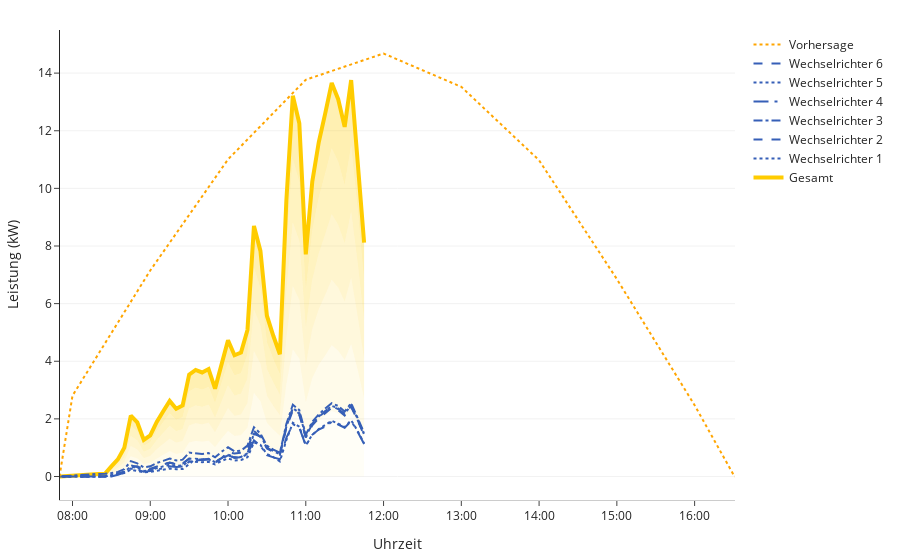

Notebook code cell kept with this figure:
### Code cell
from datetime import date
import pandas as pd
import polars as pl
import numpy as np
import plotly.graph_objects as go
import pvlib
import pytz

from backend_leistung import get_day_and_update
# ------------------------------------------
# CONFIG / PARAMETER
# ------------------------------------------
LAT, LON, TZ = 48.39, 9.36, "Europe/Berlin"
ALTITUDE = 411
STANDORT = "muensingen"
FILE_PATH = "app/data/leistung.parquet"

TILT = 30.0                # PV-Modul Neigung (°)
AZIMUTH =155.0             # PV-Ausrichtung (°) – 180 = Süden

# Farben / Styling
BASE_COLOR = "#FFCC00"
NUM_LAYERS = 6
ALPHAS = np.linspace(0.03, 0.30, NUM_LAYERS)
WR_DASH = ['dot', 'dash', 'dashdot', 'longdashdot', 'dot', 'dash', 'dashdot']

# ------------------------------------------
# FUNKTIONEN
# ------------------------------------------
def load_pv_data(file_path: str, standort: str, datum: date):
    """Lade PV-Leistungsdaten aus Parquet-Datei und aggregiere Gesamtleistung."""
   # df_polars = pl.scan_parquet(file_path)
    df_polars = pl.LazyFrame(get_day_and_update(standort,datum))
    # Gesamtleistung je Zeitpunkt
    leistung_gesamt = (
        df_polars
        .filter(
            (pl.col("standort").str.to_lowercase() == standort.lower()) &
            (pl.col("Datetime").dt.date() == datum) &
            (pl.col("string") == -1) &
            (pl.col("sensor") == "P")
        )
        .group_by("Datetime")
        .agg(pl.col("value").sum().alias("P_gesamt"))
        .sort("Datetime")
        .collect(engine="streaming")
        .to_pandas()
    )
    
    # Einzel-WR-Leistung
    leistung_wr = (
        df_polars
        .filter(
            (pl.col("standort").str.to_lowercase() == standort.lower()) &
            (pl.col("Datetime").dt.date() == datum) &
            (pl.col("string") == -1) &
            (pl.col("sensor") == "P")
        )
        .sort("Datetime")
        .collect(engine="streaming")
        .to_pandas()
    )
    
    return leistung_gesamt, leistung_wr

def get_sun_times(lat: float, lon: float, tz: str, datum: pd.Timestamp):
    """Berechne Sonnenaufgang und -untergang."""
    location = pvlib.location.Location(lat, lon, tz=tz, altitude=ALTITUDE)
    times_for_sun = pd.DatetimeIndex([datum + pd.Timedelta(hours=12)], tz=tz)
    sun_df = location.get_sun_rise_set_transit(times_for_sun, method='spa')
    return sun_df['sunrise'].iloc[0], sun_df['sunset'].iloc[0]

def compute_clearsky_pv(lat: float, lon: float, tz: str, times: pd.DatetimeIndex,
                        tilt: float, azimuth: float, eff: float):
    """Berechne theoretische maximale PV-Leistung (Clearsky)."""
    location = pvlib.location.Location(lat, lon, tz=tz, altitude=ALTITUDE)
    clearsky = location.get_clearsky(times, model='ineichen')
    solarpos = location.get_solarposition(times)
    
    dni_extra = pvlib.irradiance.get_extra_radiation(times)
    poa = pvlib.irradiance.get_total_irradiance(
        surface_tilt=tilt,
        surface_azimuth=azimuth,
        solar_zenith=solarpos['apparent_zenith'],
        solar_azimuth=solarpos['azimuth'],
        dni=clearsky['dni'],
        ghi=clearsky['ghi'],
        dhi=clearsky['dhi'],
        dni_extra=dni_extra,
        model='haydavies'
    )
    
    p_dc_simple = poa['poa_global']  * eff
    return p_dc_simple

def create_pv_plot(leistung_gesamt, leistung_wr, p_dc_simple, sunrise, sunset,df):
    """Erzeuge Plotly-Figure mit Gesamt- und WR-Leistung + Clearsky."""
    x = pd.to_datetime(leistung_gesamt["Datetime"])
    y_kw = leistung_gesamt["P_gesamt"].to_numpy() / 1000.0

    fig = go.Figure()

    # Gefüllte Layers
    for i in range(NUM_LAYERS):
        frac = (i + 1) / NUM_LAYERS
        y_layer = y_kw * frac
        fill_mode = "tozeroy" if i == 0 else "tonexty"
        rgba = f"rgba(255,204,0,{ALPHAS[i]:.3f})"
        fig.add_trace(go.Scatter(
            x=x, y=y_layer, mode="lines", line=dict(width=0),
            fill=fill_mode, fillcolor=rgba, hoverinfo="skip", showlegend=False
        ))

    # Gesamtleistung
    fig.add_trace(go.Scatter(
        x=x, y=y_kw, mode="lines", line=dict(color=BASE_COLOR, width=4),
        name="Gesamt", hovertemplate="%{x|%H:%M}: %{y:.2f} kW"
    ))

    # Einzel-WR-Leistung
    for i, wr in enumerate(leistung_wr["wr"].unique()):
        temp_x = pd.to_datetime(leistung_wr.loc[leistung_wr["wr"]==wr]["Datetime"])
        temp_y = leistung_wr.loc[leistung_wr["wr"]==wr]["value"] / 1_000
        fig.add_trace(go.Scatter(
            x=temp_x, y=temp_y, mode="lines",
            line=dict(color="#365FB7", width=2, dash=WR_DASH[i % len(WR_DASH)]),
            name=f"Wechselrichter {wr}",
            hovertemplate="%{x|%H:%M}: %{y:.2f} kW"
        ))

    # Clearsky / theoretisches Maximum
    # fig.add_trace(go.Scatter(
    #     x=p_dc_simple.index,
    #     y=p_dc_simple/1000,
    #     mode="lines",
    #     line=dict(color="orange", width=2, dash="dot"),
    #     name="Clearsky Max"
    # ))
    
    fig.add_trace(go.Scatter(
        x=df.index,
        y=df["Watts"]/1000,
        mode="lines",
        line=dict(color="orange", width=2, dash="dot"),
        name="Vorhersage"
    ))

    # Layout
    fig.update_layout(
        template="simple_white",
        margin=dict(l=60, r=20, t=30, b=60),
        xaxis=dict(
            title="Uhrzeit",
            tickformat="%H:%M",
            showgrid=False,
            showline=True,
            linewidth=1,
            linecolor="#cccccc",
            range=[sunrise, sunset],
            showspikes=True,
            spikecolor="gray",
            spikethickness=3,
            spikesnap="cursor",
            spikemode="across"
        ),
        yaxis=dict(title="Leistung (kW)", showgrid=True, gridcolor="#f2f2f2", zeroline=False),
        hovermode="x unified",
        hoverlabel=dict(bgcolor="white", bordercolor="gray", font_size=14, font_family="Arial", align="left", namelength=-1)
    )
    
    return fig

# ------------------------------------------
# MAIN
# ------------------------------------------

heute = date.today()
heute = pd.Timestamp("2025-11-29", tz=TZ).date()
leistung_gesamt, leistung_wr = load_pv_data(FILE_PATH, STANDORT, heute)

sunrise, sunset = get_sun_times(LAT, LON, TZ, pd.Timestamp(heute, tz=TZ))

times = pd.date_range(start=sunrise.floor('min'), end=sunset.ceil('min'), freq='1min', tz=TZ)

EFFICENCY=40
p_dc_simple = compute_clearsky_pv(LAT, LON, TZ, times, TILT, AZIMUTH, EFFICENCY)

fig = create_pv_plot(leistung_gesamt, leistung_wr, p_dc_simple, sunrise, sunset)
fig.show()

### Figure 1 — Plotly figure (JSON) as saved in the notebook; plotly's stock layout.template omitted (floating-point values rounded to 4 significant figures; data arrays with more than 128 entries replaced by an {"elided": "..."} marker saying what was removed)
{"data": [{"fill": "tozeroy", "fillcolor": "rgba(255,204,0,0.030)", "hoverinfo": "skip", "line": {"width": 0}, "mode": "lines", "showlegend": false, "type": "scatter", "x": {"elided": "137 str values"}, "y": {"elided": "137 float values"}}, {"fill": "tonexty", "fillcolor": "rgba(255,204,0,0.084)", "hoverinfo": "skip", "line": {"width": 0}, "mode": "lines", "showlegend": false, "type": "scatter", "x": {"elided": "137 str values"}, "y": {"elided": "137 float values"}}, {"fill": "tonexty", "fillcolor": "rgba(255,204,0,0.138)", "hoverinfo": "skip", "line": {"width": 0}, "mode": "lines", "showlegend": false, "type": "scatter", "x": {"elided": "137 str values"}, "y": {"elided": "137 float values"}}, {"fill": "tonexty", "fillcolor": "rgba(255,204,0,0.192)", "hoverinfo": "skip", "line": {"width": 0}, "mode": "lines", "showlegend": false, "type": "scatter", "x": {"elided": "137 str values"}, "y": {"elided": "137 float values"}}, {"fill": "tonexty", "fillcolor": "rgba(255,204,0,0.246)", "hoverinfo": "skip", "line": {"width": 0}, "mode": "lines", "showlegend": false, "type": "scatter", "x": {"elided": "137 str values"}, "y": {"elided": "137 float values"}}, {"fill": "tonexty", "fillcolor": "rgba(255,204,0,0.300)", "hoverinfo": "skip", "line": {"width": 0}, "mode": "lines", "showlegend": false, "type": "scatter", "x": {"elided": "137 str values"}, "y": {"elided": "137 float values"}}, {"hovertemplate": "%{x|%H:%M}: %{y:.2f} kW", "line": {"color": "#FFCC00", "width": 4}, "mode": "lines", "name": "Gesamt", "type": "scatter", "x": {"elided": "137 str values"}, "y": {"elided": "137 float values"}}, {"hovertemplate": "%{x|%H:%M}: %{y:.2f} kW", "line": {"color": "#365FB7", "dash": "dot", "width": 2}, "mode": "lines", "name": "Wechselrichter 1", "type": "scatter", "x": {"elided": "137 str values"}, "y": {"elided": "137 float values"}}, {"hovertemplate": "%{x|%H:%M}: %{y:.2f} kW", "line": {"color": "#365FB7", "dash": "dash", "width": 2}, "mode": "lines", "name": "Wechselrichter 2", "type": "scatter", "x": {"elided": "137 str values"}, "y": {"elided": "137 float values"}}, {"hovertemplate": "%{x|%H:%M}: %{y:.2f} kW", "line": {"color": "#365FB7", "dash": "dashdot", "width": 2}, "mode": "lines", "name": "Wechselrichter 3", "type": "scatter", "x": {"elided": "137 str values"}, "y": {"elided": "137 float values"}}, {"hovertemplate": "%{x|%H:%M}: %{y:.2f} kW", "line": {"color": "#365FB7", "dash": "longdashdot", "width": 2}, "mode": "lines", "name": "Wechselrichter 4", "type": "scatter", "x": {"elided": "137 str values"}, "y": {"elided": "137 float values"}}, {"hovertemplate": "%{x|%H:%M}: %{y:.2f} kW", "line": {"color": "#365FB7", "dash": "dot", "width": 2}, "mode": "lines", "name": "Wechselrichter 5", "type": "scatter", "x": {"elided": "137 str values"}, "y": {"elided": "137 float values"}}, {"hovertemplate": "%{x|%H:%M}: %{y:.2f} kW", "line": {"color": "#365FB7", "dash": "dash", "width": 2}, "mode": "lines", "name": "Wechselrichter 6", "type": "scatter", "x": {"elided": "137 str values"}, "y": {"elided": "137 float values"}}, {"line": {"color": "orange", "dash": "dot", "width": 2}, "mode": "lines", "name": "Vorhersage", "type": "scatter", "x": ["2025-11-29 07:49:58", "2025-11-29 08:00:00", "2025-11-29 09:00:00", "2025-11-29 10:00:00", "2025-11-29 11:00:00", "2025-11-29 12:00:00", "2025-11-29 13:00:00", "2025-11-29 14:00:00", "2025-11-29 15:00:00", "2025-11-29 16:00:00", "2025-11-29 16:30:46", "2025-11-30 07:51:15", "2025-11-30 08:00:00", "2025-11-30 09:00:00", "2025-11-30 10:00:00", "2025-11-30 11:00:00", "2025-11-30 12:00:00", "2025-11-30 13:00:00", "2025-11-30 14:00:00", "2025-11-30 15:00:00", "2025-11-30 16:00:00", "2025-11-30 16:30:12"], "y": [0.0, 2.805, 7.151, 11.01, 13.77, 14.68, 13.52, 10.98, 6.852, 2.475, 0.0, 0.0, 2.696, 7.025, 10.73, 13.0, 13.68, 12.79, 10.45, 6.576, 3.255, 0.0]}], "layout": {"hoverlabel": {"align": "left", "bgcolor": "white", "bordercolor": "gray", "font": {"family": "Arial", "size": 14}, "namelength": -1}, "hovermode": "x unified", "margin": {"b": 60, "l": 60, "r": 20, "t": 30}, "xaxis": {"linecolor": "#cccccc", "linewidth": 1, "range": ["2025-11-29T07:50:21.550762+01:00", "2025-11-29T16:31:09.708496+01:00"], "showgrid": false, "showline": true, "showspikes": true, "spikecolor": "gray", "spikemode": "across", "spikesnap": "cursor", "spikethickness": 3, "tickformat": "%H:%M", "title": {"text": "Uhrzeit"}}, "yaxis": {"gridcolor": "#f2f2f2", "showgrid": true, "title": {"text": "Leistung (kW)"}, "zeroline": false}}}
